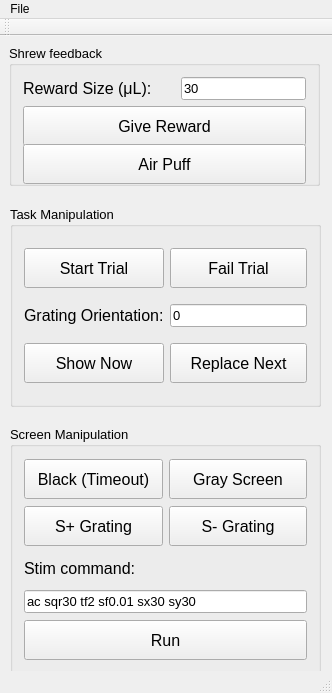
<?xml version="1.0" encoding="UTF-8"?>
<ui version="4.0">
 <class>MainWindow</class>
 <widget class="QMainWindow" name="MainWindow">
  <property name="geometry">
   <rect>
    <x>0</x>
    <y>0</y>
    <width>332</width>
    <height>693</height>
   </rect>
  </property>
  <property name="windowTitle">
   <string>Interact</string>
  </property>
  <widget class="QWidget" name="centralWidget">
   <widget class="QGroupBox" name="groupBox">
    <property name="geometry">
     <rect>
      <x>9</x>
      <y>9</y>
      <width>311</width>
      <height>141</height>
     </rect>
    </property>
    <property name="sizePolicy">
     <sizepolicy hsizetype="Preferred" vsizetype="Preferred">
      <horstretch>0</horstretch>
      <verstretch>0</verstretch>
     </sizepolicy>
    </property>
    <property name="font">
     <font>
      <pointsize>10</pointsize>
     </font>
    </property>
    <property name="title">
     <string>Shrew feedback</string>
    </property>
    <layout class="QGridLayout" name="gridLayout">
     <item row="0" column="0">
      <widget class="QLabel" name="label">
       <property name="font">
        <font>
         <pointsize>12</pointsize>
        </font>
       </property>
       <property name="text">
        <string>Reward Size (μL):</string>
       </property>
      </widget>
     </item>
     <item row="0" column="1">
      <widget class="QLineEdit" name="txtRewardSize">
       <property name="sizePolicy">
        <sizepolicy hsizetype="Fixed" vsizetype="Fixed">
         <horstretch>0</horstretch>
         <verstretch>0</verstretch>
        </sizepolicy>
       </property>
       <property name="font">
        <font>
         <pointsize>10</pointsize>
        </font>
       </property>
       <property name="text">
        <string>30</string>
       </property>
      </widget>
     </item>
     <item row="1" column="0" colspan="2">
      <widget class="QPushButton" name="btnGiveReward">
       <property name="sizePolicy">
        <sizepolicy hsizetype="Minimum" vsizetype="Minimum">
         <horstretch>0</horstretch>
         <verstretch>0</verstretch>
        </sizepolicy>
       </property>
       <property name="minimumSize">
        <size>
         <width>0</width>
         <height>40</height>
        </size>
       </property>
       <property name="maximumSize">
        <size>
         <width>16777215</width>
         <height>40</height>
        </size>
       </property>
       <property name="font">
        <font>
         <pointsize>12</pointsize>
        </font>
       </property>
       <property name="text">
        <string>Give Reward</string>
       </property>
       <property name="icon">
        <iconset>
         <normaloff>../res/icons/03/16/03.png</normaloff>../res/icons/03/16/03.png</iconset>
       </property>
       <property name="iconSize">
        <size>
         <width>64</width>
         <height>64</height>
        </size>
       </property>
      </widget>
     </item>
     <item row="2" column="0" colspan="2">
      <widget class="QPushButton" name="btnAirPuff">
       <property name="sizePolicy">
        <sizepolicy hsizetype="Minimum" vsizetype="Minimum">
         <horstretch>0</horstretch>
         <verstretch>0</verstretch>
        </sizepolicy>
       </property>
       <property name="minimumSize">
        <size>
         <width>0</width>
         <height>40</height>
        </size>
       </property>
       <property name="maximumSize">
        <size>
         <width>16777215</width>
         <height>25</height>
        </size>
       </property>
       <property name="font">
        <font>
         <pointsize>12</pointsize>
        </font>
       </property>
       <property name="text">
        <string>Air Puff</string>
       </property>
      </widget>
     </item>
    </layout>
   </widget>
   <widget class="QGroupBox" name="groupBox_2">
    <property name="geometry">
     <rect>
      <x>10</x>
      <y>390</y>
      <width>311</width>
      <height>251</height>
     </rect>
    </property>
    <property name="sizePolicy">
     <sizepolicy hsizetype="Preferred" vsizetype="Preferred">
      <horstretch>0</horstretch>
      <verstretch>0</verstretch>
     </sizepolicy>
    </property>
    <property name="font">
     <font>
      <pointsize>10</pointsize>
     </font>
    </property>
    <property name="title">
     <string>Screen Manipulation</string>
    </property>
    <layout class="QGridLayout" name="gridLayout_3">
     <item row="0" column="0">
      <widget class="QPushButton" name="btnBlack">
       <property name="minimumSize">
        <size>
         <width>0</width>
         <height>40</height>
        </size>
       </property>
       <property name="maximumSize">
        <size>
         <width>16777215</width>
         <height>40</height>
        </size>
       </property>
       <property name="font">
        <font>
         <pointsize>12</pointsize>
        </font>
       </property>
       <property name="text">
        <string>Black (Timeout)</string>
       </property>
      </widget>
     </item>
     <item row="2" column="0" colspan="2">
      <widget class="QLabel" name="label_4">
       <property name="minimumSize">
        <size>
         <width>0</width>
         <height>30</height>
        </size>
       </property>
       <property name="maximumSize">
        <size>
         <width>16777215</width>
         <height>30</height>
        </size>
       </property>
       <property name="baseSize">
        <size>
         <width>0</width>
         <height>40</height>
        </size>
       </property>
       <property name="font">
        <font>
         <pointsize>12</pointsize>
        </font>
       </property>
       <property name="text">
        <string>Stim command:</string>
       </property>
      </widget>
     </item>
     <item row="0" column="1">
      <widget class="QPushButton" name="btnGrayScreen">
       <property name="minimumSize">
        <size>
         <width>0</width>
         <height>40</height>
        </size>
       </property>
       <property name="maximumSize">
        <size>
         <width>16777215</width>
         <height>40</height>
        </size>
       </property>
       <property name="font">
        <font>
         <pointsize>12</pointsize>
        </font>
       </property>
       <property name="text">
        <string>Gray Screen</string>
       </property>
      </widget>
     </item>
     <item row="1" column="0">
      <widget class="QPushButton" name="btnSPlusGrating">
       <property name="minimumSize">
        <size>
         <width>0</width>
         <height>40</height>
        </size>
       </property>
       <property name="maximumSize">
        <size>
         <width>16777215</width>
         <height>40</height>
        </size>
       </property>
       <property name="font">
        <font>
         <pointsize>12</pointsize>
        </font>
       </property>
       <property name="text">
        <string>S+ Grating</string>
       </property>
      </widget>
     </item>
     <item row="1" column="1">
      <widget class="QPushButton" name="btnSMinusGrating">
       <property name="minimumSize">
        <size>
         <width>0</width>
         <height>40</height>
        </size>
       </property>
       <property name="maximumSize">
        <size>
         <width>16777215</width>
         <height>40</height>
        </size>
       </property>
       <property name="font">
        <font>
         <pointsize>12</pointsize>
        </font>
       </property>
       <property name="text">
        <string>S- Grating</string>
       </property>
      </widget>
     </item>
     <item row="4" column="0" colspan="2">
      <widget class="QPushButton" name="btnRunStimCommand">
       <property name="minimumSize">
        <size>
         <width>0</width>
         <height>40</height>
        </size>
       </property>
       <property name="maximumSize">
        <size>
         <width>16777215</width>
         <height>40</height>
        </size>
       </property>
       <property name="font">
        <font>
         <pointsize>12</pointsize>
        </font>
       </property>
       <property name="text">
        <string>Run</string>
       </property>
      </widget>
     </item>
     <item row="3" column="0" colspan="2">
      <widget class="QLineEdit" name="txtStimCommand">
       <property name="text">
        <string>ac sqr30 tf2 sf0.01 sx30 sy30</string>
       </property>
      </widget>
     </item>
    </layout>
    <zorder>btnRunStimCommand</zorder>
    <zorder>btnSPlusGrating</zorder>
    <zorder>btnSMinusGrating</zorder>
    <zorder>btnGrayScreen</zorder>
    <zorder>btnBlack</zorder>
    <zorder>label_4</zorder>
    <zorder>txtStimCommand</zorder>
   </widget>
   <widget class="QGroupBox" name="groupBox_3">
    <property name="geometry">
     <rect>
      <x>10</x>
      <y>170</y>
      <width>311</width>
      <height>201</height>
     </rect>
    </property>
    <property name="sizePolicy">
     <sizepolicy hsizetype="Preferred" vsizetype="Preferred">
      <horstretch>0</horstretch>
      <verstretch>0</verstretch>
     </sizepolicy>
    </property>
    <property name="font">
     <font>
      <pointsize>10</pointsize>
     </font>
    </property>
    <property name="title">
     <string>Task Manipulation</string>
    </property>
    <layout class="QGridLayout" name="gridLayout_2">
     <item row="0" column="0">
      <widget class="QPushButton" name="btnStartTrial">
       <property name="minimumSize">
        <size>
         <width>0</width>
         <height>40</height>
        </size>
       </property>
       <property name="maximumSize">
        <size>
         <width>16777215</width>
         <height>40</height>
        </size>
       </property>
       <property name="font">
        <font>
         <pointsize>12</pointsize>
        </font>
       </property>
       <property name="text">
        <string>Start Trial</string>
       </property>
       <property name="icon">
        <iconset>
         <normaloff>../res/icons/02/10/23.png</normaloff>../res/icons/02/10/23.png</iconset>
       </property>
       <property name="iconSize">
        <size>
         <width>64</width>
         <height>64</height>
        </size>
       </property>
      </widget>
     </item>
     <item row="1" column="0">
      <widget class="QLabel" name="label_3">
       <property name="font">
        <font>
         <pointsize>12</pointsize>
        </font>
       </property>
       <property name="text">
        <string>Grating Orientation:</string>
       </property>
      </widget>
     </item>
     <item row="0" column="1">
      <widget class="QPushButton" name="btnFailTrial">
       <property name="minimumSize">
        <size>
         <width>0</width>
         <height>40</height>
        </size>
       </property>
       <property name="maximumSize">
        <size>
         <width>16777215</width>
         <height>40</height>
        </size>
       </property>
       <property name="font">
        <font>
         <pointsize>12</pointsize>
        </font>
       </property>
       <property name="autoFillBackground">
        <bool>false</bool>
       </property>
       <property name="text">
        <string>Fail Trial</string>
       </property>
       <property name="icon">
        <iconset>
         <normaloff>../res/icons/03/16/01.png</normaloff>../res/icons/03/16/01.png</iconset>
       </property>
       <property name="iconSize">
        <size>
         <width>64</width>
         <height>64</height>
        </size>
       </property>
      </widget>
     </item>
     <item row="2" column="0">
      <widget class="QPushButton" name="btnShowNow">
       <property name="minimumSize">
        <size>
         <width>0</width>
         <height>0</height>
        </size>
       </property>
       <property name="maximumSize">
        <size>
         <width>16777215</width>
         <height>40</height>
        </size>
       </property>
       <property name="font">
        <font>
         <pointsize>12</pointsize>
        </font>
       </property>
       <property name="text">
        <string>Show Now</string>
       </property>
      </widget>
     </item>
     <item row="2" column="1">
      <widget class="QPushButton" name="btnReplaceNext">
       <property name="minimumSize">
        <size>
         <width>0</width>
         <height>0</height>
        </size>
       </property>
       <property name="maximumSize">
        <size>
         <width>16777215</width>
         <height>40</height>
        </size>
       </property>
       <property name="font">
        <font>
         <pointsize>12</pointsize>
        </font>
       </property>
       <property name="text">
        <string>Replace Next</string>
       </property>
      </widget>
     </item>
     <item row="1" column="1">
      <widget class="QLineEdit" name="txtGratingOrientation">
       <property name="text">
        <string>0</string>
       </property>
      </widget>
     </item>
    </layout>
    <zorder>btnFailTrial</zorder>
    <zorder>btnStartTrial</zorder>
    <zorder>btnShowNow</zorder>
    <zorder>btnReplaceNext</zorder>
    <zorder>label_3</zorder>
    <zorder>txtGratingOrientation</zorder>
   </widget>
  </widget>
  <widget class="QMenuBar" name="menuBar">
   <property name="geometry">
    <rect>
     <x>0</x>
     <y>0</y>
     <width>332</width>
     <height>21</height>
    </rect>
   </property>
   <widget class="QMenu" name="menuFile">
    <property name="title">
     <string>File</string>
    </property>
    <addaction name="actionQuit"/>
   </widget>
   <addaction name="menuFile"/>
  </widget>
  <widget class="QToolBar" name="mainToolBar">
   <attribute name="toolBarArea">
    <enum>TopToolBarArea</enum>
   </attribute>
   <attribute name="toolBarBreak">
    <bool>false</bool>
   </attribute>
  </widget>
  <widget class="QStatusBar" name="statusBar"/>
  <action name="actionQuit">
   <property name="text">
    <string>Quit</string>
   </property>
  </action>
 </widget>
 <layoutdefault spacing="6" margin="11"/>
 <resources/>
 <connections/>
</ui>
